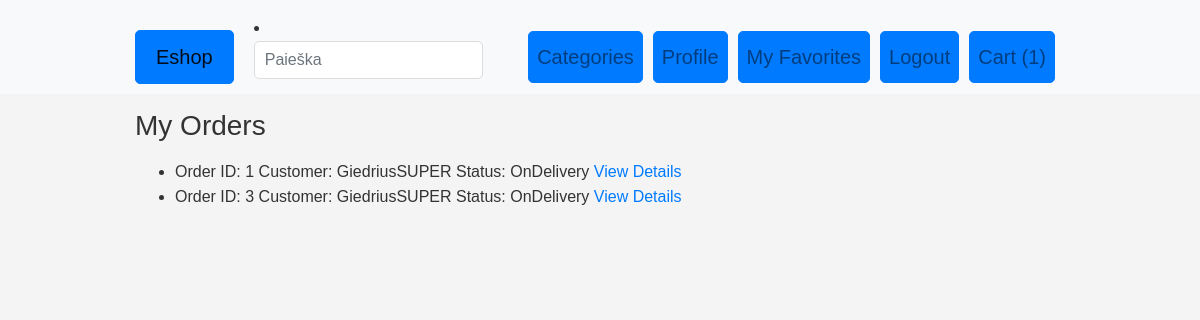
Before: /order_list/ (signed in) with the older database file.
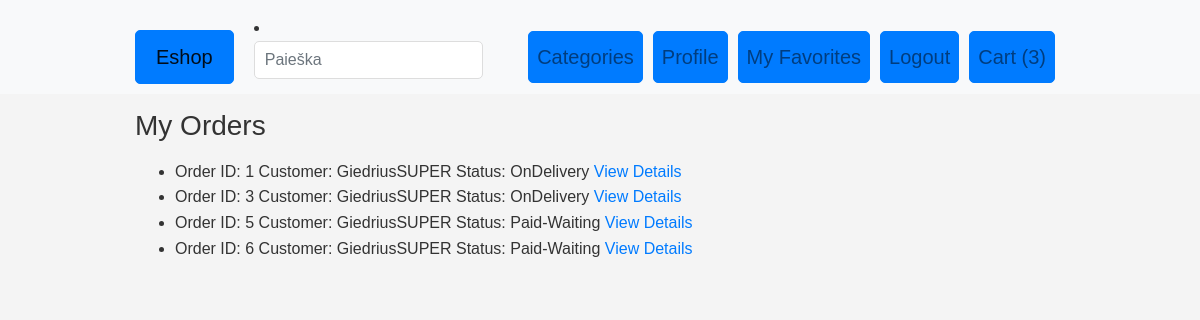
After: the same page with the newer database file.
### eshopas_app/models.py (models this page shows, shortened)
class Cart(models.Model):
    user = models.OneToOneField(User, on_delete=models.CASCADE)

class Order(models.Model):
    STATUS_CHOICES = (
        ('Paid-Waiting', 'Paid-Waiting'),
        ('Approved', 'Approved'),
        ('OnDelivery', 'On Delivery'),
    )
    status = models.ForeignKey('Status', on_delete=models.CASCADE)
    customer = models.ForeignKey(Customer, on_delete=models.CASCADE, default=None)
    products = models.ManyToManyField(Product)  # This line associates products with the order
    is_approved = models.BooleanField(default=False)

class Customer(models.Model):
    user = models.OneToOneField(User, on_delete=models.CASCADE)
    email = models.EmailField()

class Status(models.Model):
    name = models.CharField(max_length=100)
    description = models.TextField(blank=True)
    STATUS_CHOICES = (
        ('Paid-Waiting', 'Paid-Waiting'),
        ('Approved', 'Approved'),
        ('OnDelivery', 'On Delivery'),
    )
    status_type = models.CharField(max_length=20, choices=STATUS_CHOICES, default='Paid-Waiting')

### eshopas_app/views.py (the view)
# urls.py: path('order_list/', views.order_list, name='order_list'),
@login_required
def order_list(request):
    try:
        customer = Customer.objects.get(user=request.user)
        user_orders = Order.objects.filter(customer=customer)
    except Customer.DoesNotExist:
        user_orders = None
    context = {'orders': user_orders}  # Update the key to 'orders' to match the template variable
    return render(request, 'order_list.html', context)

### eshopas_app/templates/order_list.html (shortened to what this page needs)
{% extends 'base.html' %}
{% load custom_filters %}
{% block content %}
    <h1>My Orders</h1>
    {% if orders %}
    <ul>
        {% for order in orders %}
            <li>
                Order ID: {{ order.id }}
                Customer: {{ order.customer.user.username }}
                Status: {{ order.status.status_type }}
                <a href="{% url 'order_detail' order_id=order.id %}">View Details</a>
            </li>
        {% endfor %}
    </ul>
    {% else %}
        <p>You have no orders yet.</p>
    {% endif %}
{% endblock %}

### eshopas_app/templates/base.html (shortened to what this page needs)
<!DOCTYPE html>
{% load static %}
{% load cart_tags %}
{% load myfilters %}
<html lang="en">
<head>
    <link rel="stylesheet" href="https://stackpath.bootstrapcdn.com/bootstrap/4.1.3/css/bootstrap.min.css">
    <link rel="stylesheet" type="text/css" href="{% static 'css/styles.css' %}">
</head>
<body>
<nav class="navbar navbar-expand-lg navbar-light bg-light">
    <div class="container">
        <a class="navbar-brand btn btn-primary" href="/">Eshop</a>
        <li>
            <form action="{% url 'search' %}" method="get" class="form-inline my-2 my-md-0">
                <input name="query" class="form-control" type="text" placeholder="Paieška">
            </form>
        </li>
        <div class="collapse navbar-collapse" id="navbarNavAltMarkup">
            <div class="navbar-nav ml-auto">
                <a class="nav-item nav-link btn btn-primary" href="/category/">Categories</a>
                {% if user.is_authenticated %}
                    <a class="nav-item nav-link btn btn-primary" href="/profile/">Profile</a>
                    <a class="nav-item nav-link btn btn-primary" href="/my-favorites/">My Favorites</a>
                    <a class="nav-item nav-link btn btn-primary" href="/logout/">Logout</a>
                    {% if request.user.cart %}
                        <a class="nav-item nav-link btn btn-primary cart-link" href="/cart-detail/">
                            Cart ({{ request.user.cart.cartitem_set.count }})
                        </a>
                    {% else %}
                        <a class="nav-item nav-link btn btn-primary cart-link" href="/cart-detail/">
                            Cart (0)
                        </a>
                    {% endif %}
                {% else %}
                    <a class="nav-item nav-link btn btn-primary" href="{% url 'login' %}">Login</a>
                    <a class="nav-item nav-link btn btn-primary" href="/register/">Register</a>
                {% endif %}
            </div>
        </div>
    </div>
</nav>
<div class="container">
    {% block content %}
    {% endblock %}
</div>
</body>
</html>

Changed rows visible on the page:
added Order: id "5", customer.user.username "GiedriusSUPER", status.status_type "Paid-Waiting"
added Order: id "6", customer.user.username "GiedriusSUPER", status.status_type "Paid-Waiting"
Other visible differences:
{{ request.user.cart.cartitem_set.count }}: "1" → "3"
